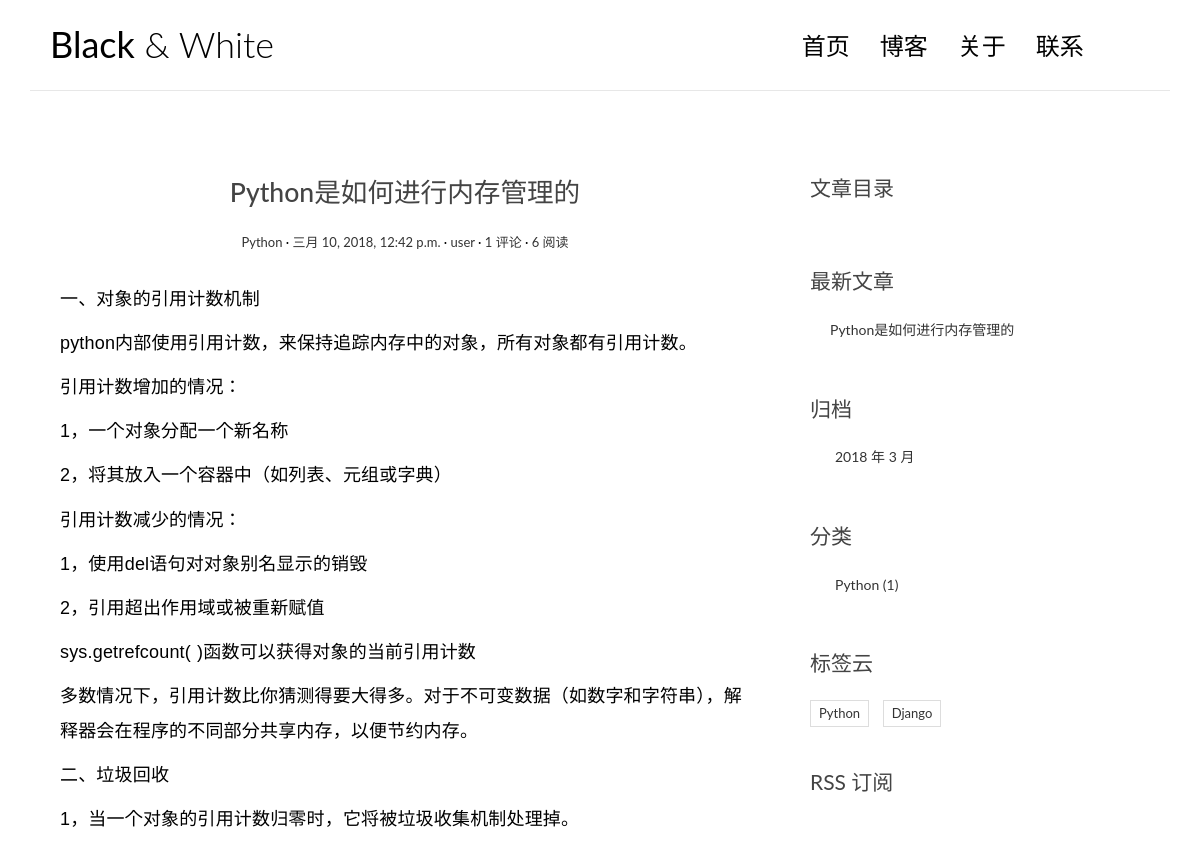
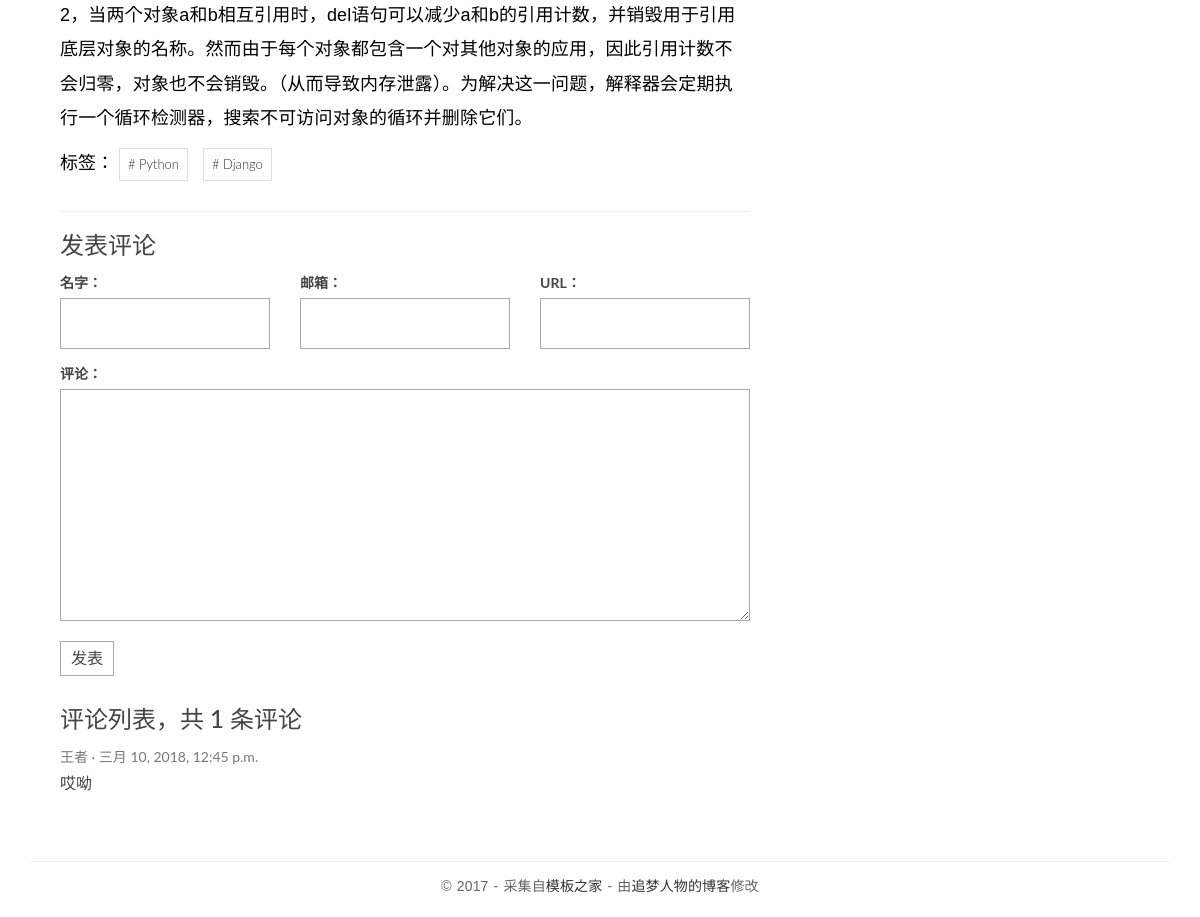
The app's page /post/1/ with its own data (2 pictures, top to bottom).
### blog/models.py (models this page shows, shortened)
@python_2_unicode_compatible
class Post(models.Model):
    title = models.CharField(max_length=70)
    body = models.TextField()
    created_time = models.DateTimeField()
    modified_time = models.DateTimeField()
    excerpt = models.CharField(max_length=200, blank=True)
    views = models.PositiveIntegerField(default=0)
    category = models.ForeignKey(Category)
    tags = models.ManyToManyField(Tag, blank=True)
    author = models.ForeignKey(User)
    def get_absolute_url(self):
        return reverse('blog:detail', kwargs={'pk': self.pk})
    class Meta:
        ordering = ['-created_time']
    def increase_views(self):
        self.views += 1
        self.save(update_fields=['views'])
    def save(self, *args, **kwargs):
        if not self.excerpt:
            md = markdown.Markdown(extensions=[
                'markdown.extensions.extra',
                'markdown.extensions.codehilite',
            ])
            self.excerpt = strip_tags(md.convert(self.body))[:54]
        super(Post, self).save(*args, **kwargs)

@python_2_unicode_compatible
class Category(models.Model):
    name = models.CharField(max_length=100)

@python_2_unicode_compatible
class Tag(models.Model):
    name = models.CharField(max_length=100)

### comments/models.py (models this page shows, shortened)
@python_2_unicode_compatible
class Comment(models.Model):
    name = models.CharField(max_length=100)
    email = models.EmailField(max_length=255)
    url = models.URLField(blank=True)
    text = models.TextField()
    created_time = models.DateTimeField(auto_now_add=True)
    post = models.ForeignKey('blog.Post')

### blog/views.py (the view)
# urls.py: url(r'^post/(?P<pk>[0-9]+)/$', views.PostDetailView.as_view(), name='detail'),
class PostDetailView(DetailView):
    model = Post
    template_name = 'blog/detail.html'
    context_object_name = 'post'
    def get(self, request, *args, **kwargs):
        response = super(PostDetailView, self).get(request, *args, **kwargs)
        self.object.increase_views()
        return response
    def get_object(self, queryset=None):
        post = super(PostDetailView, self).get_object(queryset=None)
        md = markdown.Markdown(extensions=[
            'markdown.extensions.extra',
            'markdown.extensions.codehilite',
            TocExtension(slugify=slugify),
        ])
        post.body = md.convert(post.body)
        post.toc = md.toc
        return post
    def get_context_data(self, **kwargs):
        context = super(PostDetailView, self).get_context_data(**kwargs)
        form = CommentForm()
        comment_list = self.object.comment_set.all()
        context.update({
            'form': form,
            'comment_list': comment_list
        })
        return context

### comments/forms.py
class CommentForm(forms.ModelForm):
    class Meta:
        model = Comment
        fields = ['name', 'email', 'url', 'text']

### blog/templatetags/blog_tags.py (called while the page is built)
@register.simple_tag
def get_recent_posts(num=5):
    return Post.objects.all()[:num]

@register.simple_tag
def archives():
    return Post.objects.dates('created_time', 'month', order='DESC')

@register.simple_tag
def get_categories():
    return Category.objects.annotate(num_posts=Count('post')).filter(num_posts__gt=0)

@register.simple_tag
def get_tags():
    return Tag.objects.annotate(num_posts=Count('post')).filter(num_posts__gt=0)

### templates/blog/detail.html (shortened to what this page needs)
{% extends 'base.html' %}
{% block main %}
    <article class="post post-{{ post.pk }}">
        <header class="entry-header">
            <h1 class="entry-title">{{ post.title }}</h1>
            <div class="entry-meta">
                <span class="post-category">
                    <a href="{% url 'blog:category' post.category.pk %}">{{ post.category.name }}</a></span>
                <span class="post-date"><a href="#"><time class="entry-date"
                                                          datetime="{{ post.created_time }}">{{ post.created_time }}</time></a></span>
                <span class="post-author"><a href="#">{{ post.author }}</a></span>
                <span class="comments-link">
                    <a href="{{ post.get_absolute_url }}#comment-area">{{ post.comment_set.count }} 评论</a></span>
                <span class="views-count"><a href="#">{{ post.views }} 阅读</a></span>
            </div>
        </header>
        <div class="entry-content clearfix">
            {{ post.body|safe }}
            <div class="widget-tag-cloud">
                <ul>
                    标签：
                    {% for tag in post.tags.all %}
                        <li><a href="{% url 'blog:tag' tag.pk %}"># {{ tag.name }}</a></li>
                    {% endfor %}
                </ul>
            </div>
        </div>
    </article>
    <section class="comment-area" id="comment-area">
        <hr>
        <h3>发表评论</h3>
        <form action="{% url 'comments:post_comment' post.pk %}" method="post" class="comment-form">
            <div class="row">
                <div class="col-md-4">
                    <label for="{{ form.name.id_for_label }}">名字：</label>
                    {{ form.name }}
                </div>
                <div class="col-md-4">
                    <label for="{{ form.email.id_for_label }}">邮箱：</label>
                    {{ form.email }}
                </div>
                <div class="col-md-4">
                    <label for="{{ form.url.id_for_label }}">URL：</label>
                    {{ form.url }}
                </div>
                <div class="col-md-12">
                    <label for="{{ form.text.id_for_label }}">评论：</label>
                    {{ form.text }}
                    <button type="submit" class="comment-btn">发表</button>
                </div>
            </div>
        </form>
        <div class="comment-list-panel">
            <h3>评论列表，共 <span>{{ post.comment_set.count }}</span> 条评论</h3>
            <ul class="comment-list list-unstyled">
                {% for comment in comment_list %}
                    <li class="comment-item">
                        <span class="nickname">{{ comment.name }}</span>
                        <time class="submit-date"
                              datetime="{{ comment.created_time }}">{{ comment.created_time }}</time>
                        <div class="text">
                            {{ comment.text }}
                        </div>
                    </li>
                {% empty %}
                    暂无评论
                {% endfor %}
            </ul>
        </div>
    </section>
{% endblock main %}
{% block toc %}
    <div class="widget widget-content">
        <h3 class="widget-title">文章目录</h3>
    </div>
{% endblock toc %}

### templates/base.html (shortened to what this page needs)
{% load staticfiles %}
{% load blog_tags %}
<!DOCTYPE html>
<html>
<head>
    <link rel="stylesheet" href="http://code.ionicframework.com/ionicons/2.0.1/css/ionicons.min.css">
    <link rel="stylesheet" href="{% static 'blog/css/bootstrap.min.css' %}">
    <link rel="stylesheet" href="{% static 'blog/css/pace.css' %}">
    <link rel="stylesheet" href="{% static 'blog/css/custom.css' %}">
    <link rel="stylesheet" href="{% static 'blog/css/highlights/github.css' %}">
</head>
<body>
<div class="container">
    <header id="site-header">
        <div class="row">
            <div class="col-md-4 col-sm-5 col-xs-8">
                <div class="logo">
                    <h1><a href="{% url 'blog:index' %}"><b>Black</b> &amp; White</a></h1>
                </div>
            </div>
            <div class="col-md-8 col-sm-7 col-xs-4">
                <nav class="main-nav" role="navigation">
                    <div class="collapse navbar-collapse" id="bs-example-navbar-collapse-1">
                        <ul class="nav navbar-nav navbar-right">
                            <li class="cl-effect-11"><a href="{% url 'blog:index' %}" data-hover="首页">首页</a></li>
                            <li class="cl-effect-11"><a href="#" data-hover="博客">博客</a></li>
                            <li class="cl-effect-11"><a href="#" data-hover="关于">关于</a></li>
                            <li class="cl-effect-11"><a href="#" data-hover="联系">联系</a></li>
                        </ul>
                    </div>
                </nav>
            </div>
        </div>
    </header>
</div>
<div class="content-body">
    <div class="container">
        <div class="row">
            <main class="col-md-8">
                {% block main %}
                {% endblock main %}
            </main>
            <aside class="col-md-4">
                {% block toc %}
                {% endblock toc %}
                <div class="widget widget-recent-posts">
                    <h3 class="widget-title">最新文章</h3>
                    {% get_recent_posts as recent_post_list %}
                    <ul>
                        {% for post in recent_post_list %}
                            <li>
                                <a href="{{ post.get_absolute_url }}">{{ post.title }}</a>
                            </li>
                        {% empty %}
                            暂无文章！
                        {% endfor %}
                    </ul>
                </div>
                <div class="widget widget-archives">
                    <h3 class="widget-title">归档</h3>
                    {% archives as date_list %}
                    <ul>
                        {% for date in date_list %}
                            <li>
                                <a href="{% url 'blog:archives' date.year date.month %}">{{ date.year }}
                                    年 {{ date.month }} 月</a>
                            </li>
                        {% empty %}
                            暂无归档！
                        {% endfor %}
                    </ul>
                </div>
                <div class="widget widget-category">
                    <h3 class="widget-title">分类</h3>
                    {% get_categories as category_list %}
                    <ul>
                        {% for category in category_list %}
                            <li>
                                <a href="{% url 'blog:category' category.pk %}">{{ category.name }} <span
                                        class="post-count">({{ category.num_posts }})</span></a>
                            </li>
                        {% empty %}
                            暂无分类！
                        {% endfor %}
                    </ul>
                </div>
                <div class="widget widget-tag-cloud">
                    <h3 class="widget-title">标签云</h3>
                    {% get_tags as tag_list %}
                    <ul>
                        {% for tag in tag_list %}
                            <li>
                                <a href="{% url 'blog:tag' tag.pk %}">{{ tag.name }}</a>
                            </li>
                        {% empty %}
                            暂无标签！
                        {% endfor %}
                    </ul>
                </div>
                <div class="rss">
                    <a href="{% url 'rss' %}"> RSS 订阅</a>
                </div>
            </aside>
        </div>
    </div>
</div>
<footer id="site-footer">
    <div class="container">
        <div class="row">
            <div class="col-md-12">
                <p class="copyright">&copy 2017 - 采集自<a href="http://www.cssmoban.com/"
                                                        target="_blank" title="模板之家">模板之家</a>
                    - 由<a href="http://zmrenwu.com/" title="网页模板" target="_blank">追梦人物的博客</a>修改
                </p>
            </div>
        </div>
    </div>
</footer>
</body>
</html>

### blog/static/blog/css/custom.css (style rules this page uses)
* { outline: none; }
h1, h2, h3, h4, h5, h6 { margin-top: 0; }
b { font-weight: 400; }
a { color: #333; }
body { color: #444; font-family: 'Lato', sans-serif; }
p { font-family: 'Ubuntu', sans-serif; font-weight: 400; word-spacing: 1px; letter-spacing: 0.01em; }
#site-header { background-color: #FFF; padding: 25px 20px; margin-bottom: 40px; border-bottom: 1px solid #e7e7e7; }
.logo h1 a { color: #000; }
.logo h1 { margin: 0; font-family: 'Lato', sans-serif; font-weight: 300; }
.main-nav { margin-top: 11px; max-width: 95%; }
.main-nav a { color: #000000 !important; padding: 0 0 5px 0 !important; margin-right: 30px; font-family: 'Lato', sans-serif; font-weight: 300; font-size: 24px; }
.cl-effect-11 a { padding: 10px 0; color: #0972b4; text-shadow: none; }
.cl-effect-11 a::before { position: absolute; top: 0; left: 0; overflow: hidden; padding: 0 0 5px 0 !important; max-width: 0; border-bottom: 1px solid #000; color: #000; content: attr(data-hover); white-space: nowrap; -webkit-transition: max-width 0.5s; -moz-transition: max-width 0.5s; transition: max-width 0.5s; }
.content-body { padding-bottom: 4em; }
.post { background: #fff; padding: 30px 30px 0; }
.entry-title { text-align: center; font-size: 1.9em; margin-bottom: 20px; line-height: 1.6; padding: 10px 20px 0; }
.entry-meta { text-align: center; color: #DDDDDD; font-size: 13px; margin-bottom: 30px; }
.entry-content { font-size: 18px; line-height: 1.9; font-weight: 300; color: #000; }
.post-category::after, .post-date::after, .post-author::after, .comments-link::after { content: ' ·'; color: #000; }
.widget { background: #fff; padding: 30px 0 0; }
.widget-title { font-size: 1.5em; margin-bottom: 20px; line-height: 1.6; padding: 10px 0 0; font-weight: 400; }
.widget-recent-posts ul { padding: 0; margin: 0; padding-left: 20px; }
.widget-recent-posts ul li { list-style-type: none; position: relative; line-height: 170%; margin-bottom: 10px; }
.widget-recent-posts ul li::before { content: '\f3d3'; font-family: "Ionicons"; position: absolute; left: -17px; top: 3px; font-size: 16px; color: #000; }
.widget-archives ul { padding: 0; margin: 0; padding-left: 25px; }
.widget-archives ul li { list-style-type: none; position: relative; line-height: 170%; margin-bottom: 10px; }
.widget-archives ul li::before { content: '\f3f3'; font-family: "Ionicons"; position: absolute; left: -25px; top: 1px; font-size: 16px; color: #000; }
.widget-category ul { padding: 0; margin: 0; padding-left: 25px; }
.widget-category ul li { list-style-type: none; position: relative; line-height: 170%; margin-bottom: 10px; }
.widget-category ul li::before { content: '\f3fe'; font-family: "Ionicons"; position: absolute; left: -25px; top: 1px; font-size: 18px; color: #000; }
.widget-tag-cloud ul { padding: 0; margin: 0; margin-right: -10px; }
.widget-tag-cloud ul li { list-style-type: none; font-size: 13px; display: inline-block; margin-right: 10px; margin-bottom: 10px; padding: 3px 8px; border: 1px solid #ddd; }
.rss { font-size: 21px; margin-top: 30px; }
.rss a { color: #444; }
#site-footer { padding-top: 10px; padding: 0 0 1.5em 0; }
.copyright { text-align: center; padding-top: 1em; margin: 0; border-top: 1px solid #eee; color: #666; }
.contact-form input, .comment-form input { border: 1px solid #aaa; margin-bottom: 15px; width: 100%; padding: 15px 15px; font-size: 16px; line-height: 100%; transition: 0.4s border-color linear; }
.contact-form textarea, .comment-form textarea { border: 1px solid #aaa; margin-bottom: 15px; width: 100%; padding: 15px 15px; font-size: 16px; line-height: 20px !important; min-height: 183px; transition: 0.4s border-color linear; }
.comment-area { padding: 0 30px 0; }
.comment-form { margin-top: 15px; }
.comment-form .comment-btn { background-color: #fff; border: 1px solid #aaa; font-size: 16px; padding: 5px 10px; }
.comment-list-panel { margin-top: 30px; }
.comment-list { margin-top: 15px; }
.comment-item .nickname, .comment-item .submit-date { color: #777; font-size: 14px; }
.comment-item .nickname:after { content: ' ·'; }
.comment-item .text { padding-top: 5px; font-size: 16px; }

### records on screen
Post: title "Python是如何进行内存管理的", category.name "Python", created_time "三月 10, 2018, 12:42 p.m.", author "user", comment_set.count "1", views "6", body "一、对象的引用计数机制 python内部使用引用计数，来保持追踪内存中的对象，所有对象都有引用计数。 引用计数增加的情况： 1，一个对象分配一个新名称 2，将其放入一个容器中（如列表、元组或字典） 引用计数减少的情况： 1，使用del语句对对象别名显示的销毁 2，引用超出作用域或被重新赋值 sys.getrefcount( )函数可以获得对象的当前引用计数 多数情况下，引用计数比你猜测得要大得多。对于不可变数据（如数字和字符串），解释器会在程序的不同部分共享内存，以便节约内存。 二、垃圾回收 1，当一个对象的引用计数归零时，它将被垃圾收集机制处理掉。 2，当两个对象a和b相互引用时，del语句可以减少a和b的引用计数，并销毁用于引用底层对象的名称。然而由于每个对象都包含一个对其他对象的应用，因此引用计数不会归零，对象也不会销毁。（从而导致内存泄露）。为解决这一问题，解释器会定期执行一个循环检测器，搜索不可访问对象的循环并删除它们。"
Tag: name "Python"
Tag: name "Django"
Comment: name "王者", created_time "三月 10, 2018, 12:45 p.m.", text "哎呦"
Category: name "Python", num_posts "1"

### other values on screen
{{ date.year }} "2018"
{{ date.month }} "3"
